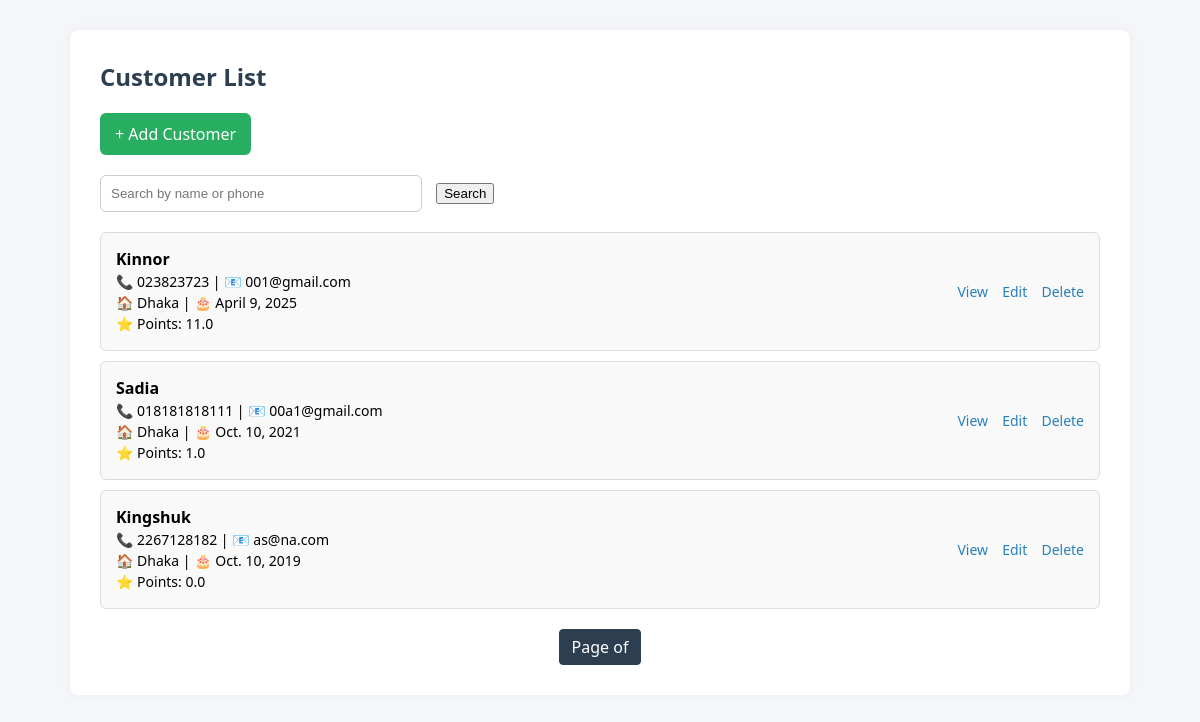
/, run on an earlier commit of the app's database.
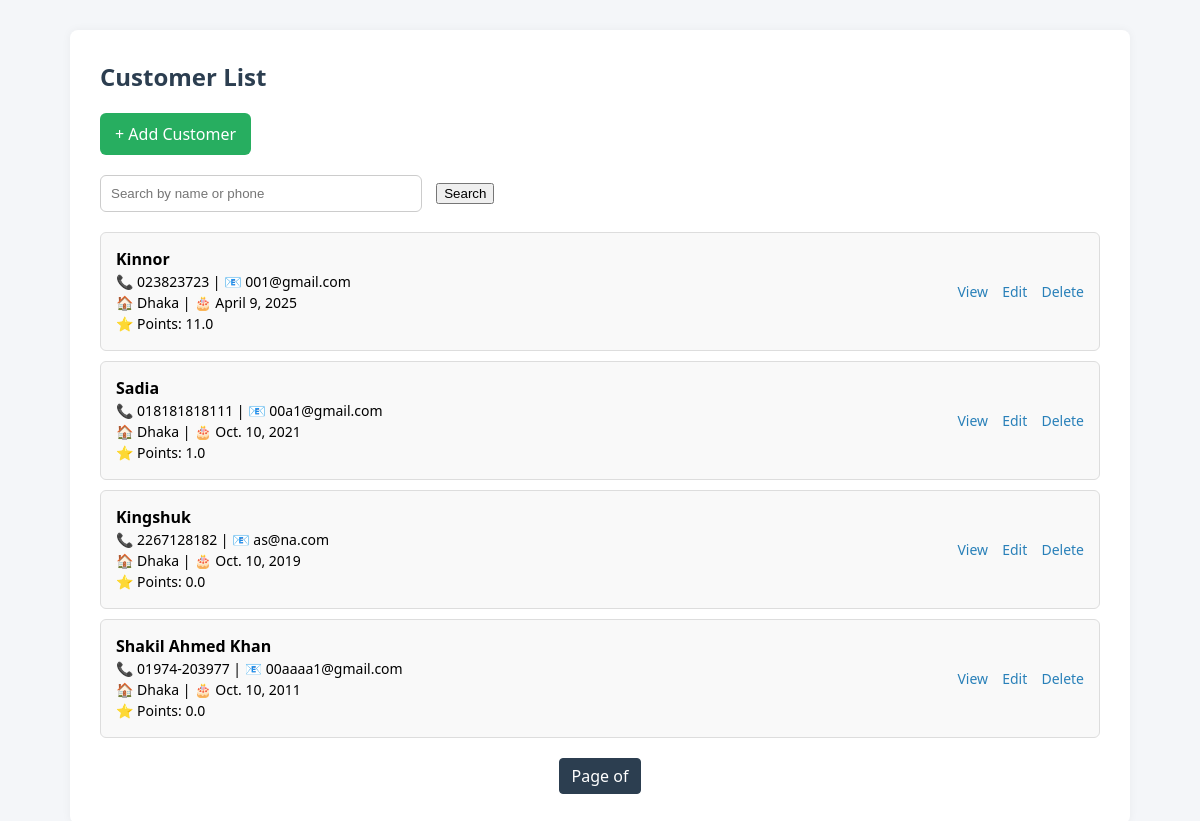
And on a later commit of the database.
### customer/models.py (models this page shows, shortened)
class Customer(models.Model):
    name = models.CharField(max_length=100)
    phone = models.CharField(max_length=15, unique=True)
    address = models.CharField(max_length=100)
    email = models.EmailField(unique=True)
    date_of_birth = models.DateField()
    point = models.FloatField(default=0)

### customer/views.py (the view)
# urls.py: path('', CustomerListView.as_view(), name='customer-list'),
class CustomerListView(ListView):
    model = Customer
    template_name = 'customer/customer_list.html'
    context_object_name = 'customers'
    paginate_by = 10 # Shows 10 per page
    def get_queryset(self):
        query = self.request.GET.get('q')
        qs = super().get_queryset()
        if query:
            qs = qs.filter(
                Q(name__icontains=query) |
                Q(phone__icontains=query) |
                Q(email__icontains=query)
            )
        return qs
    def get_context_data(self, **kwargs):
        context = super().get_context_data(**kwargs)
        context["query"] = self.request.GET.get("q", "")
        return context

### customer/templates/customer/customer_list.html (shortened to what this page needs)
<!DOCTYPE html>
<html lang="en">
<head>
</head>
<body>
<div class="container">
    <h2>Customer List</h2>
    <a href="{% url 'customer-add' %}" class="btn">+ Add Customer</a>
    <form method="get">
        <input type="text" name="q" value="{{ request.GET.q }}" placeholder="Search by name or phone">
        <button type="submit">Search</button>
    </form>
    <ul>
        {% for customer in customers %}
        <li>
            <div class="info">
                <strong>{{ customer.name }}</strong>
                <p>📞 {{ customer.phone }} | 📧 {{ customer.email }}</p>
                <p>🏠 {{ customer.address }} | 🎂 {{ customer.date_of_birth }}</p>
                <p>⭐ Points: {{ customer.point }}</p>
            </div>
            <div class="actions">
                <a href="{% url 'customer-detail' customer.pk %}">View</a>
                <a href="{% url 'customer-edit' customer.pk %}">Edit</a>
                <a href="{% url 'customer-delete' customer.pk %}">Delete</a>
            </div>
        </li>
        {% empty %}
        <li>No customers found.</li>
        {% endfor %}
    </ul>
    <div class="pagination">
        <span class="current">Page {{ customers.number }} of {{ customers.paginator.num_pages }}</span>
    </div>
</div>
</body>
</html>

What changed in the data, as far as the page shows it:
added Customer: name "Shakil Ahmed Khan", phone "01974-203977", email "00aaaa1@gmail.com", address "Dhaka", date_of_birth "Oct. 10, 2011", point "0.0"
